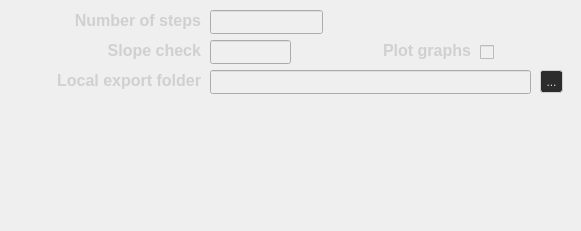
       <widget class="QWidget" name="widget_calib" native="true">
        <property name="enabled">
         <bool>true</bool>
        </property>
        <property name="geometry">
         <rect>
          <x>-10</x>
          <y>180</y>
          <width>581</width>
          <height>231</height>
         </rect>
        </property>
        <property name="styleSheet">
         <string notr="true">background-color: rgba(0, 0, 0,255
);</string>
        </property>
        <widget class="QLabel" name="settings_plot_graph_lable">
         <property name="geometry">
          <rect>
           <x>320</x>
           <y>30</y>
           <width>151</width>
           <height>41</height>
          </rect>
         </property>
         <property name="font">
          <font>
           <pointsize>12</pointsize>
           <bold>true</bold>
          </font>
         </property>
         <property name="layoutDirection">
          <enum>Qt::LeftToRight</enum>
         </property>
         <property name="styleSheet">
          <string notr="true">color: rgb(208, 208, 208);</string>
         </property>
         <property name="text">
          <string>Plot graphs</string>
         </property>
         <property name="alignment">
          <set>Qt::AlignRight|Qt::AlignTrailing|Qt::AlignVCenter</set>
         </property>
        </widget>
        <widget class="QCheckBox" name="calib_plot_graphs_check">
         <property name="enabled">
          <bool>false</bool>
         </property>
         <property name="geometry">
          <rect>
           <x>480</x>
           <y>40</y>
           <width>41</width>
           <height>25</height>
          </rect>
         </property>
         <property name="styleSheet">
          <string notr="true">color: rgb(208, 208, 208);</string>
         </property>
         <property name="text">
          <string/>
         </property>
        </widget>
        <widget class="QLineEdit" name="calib_export_folder_line">
         <property name="enabled">
          <bool>false</bool>
         </property>
         <property name="geometry">
          <rect>
           <x>210</x>
           <y>70</y>
           <width>321</width>
           <height>24</height>
          </rect>
         </property>
         <property name="styleSheet">
          <string notr="true">color: rgb(208, 208, 208);</string>
         </property>
        </widget>
        <widget class="QToolButton" name="calib_export_btn">
         <property name="enabled">
          <bool>false</bool>
         </property>
         <property name="geometry">
          <rect>
           <x>540</x>
           <y>70</y>
           <width>23</width>
           <height>23</height>
          </rect>
         </property>
         <property name="styleSheet">
          <string notr="true">border: 1px solid gray;
border-color:rgb(208,208,208);
border-radius: 3px;
color: rgb(208, 208, 208);
background-color: rgb(44, 44, 44);</string>
         </property>
         <property name="text">
          <string>...</string>
         </property>
        </widget>
        <widget class="QLabel" name="settings_calib_export_label">
         <property name="geometry">
          <rect>
           <x>30</x>
           <y>60</y>
           <width>171</width>
           <height>41</height>
          </rect>
         </property>
         <property name="font">
          <font>
           <pointsize>12</pointsize>
           <bold>true</bold>
          </font>
         </property>
         <property name="layoutDirection">
          <enum>Qt::LeftToRight</enum>
         </property>
         <property name="styleSheet">
          <string notr="true">color: rgb(208, 208, 208);</string>
         </property>
         <property name="text">
          <string>Local export folder</string>
         </property>
         <property name="alignment">
          <set>Qt::AlignRight|Qt::AlignTrailing|Qt::AlignVCenter</set>
         </property>
        </widget>
        <widget class="QLabel" name="settings_opt_slope_label">
         <property name="geometry">
          <rect>
           <x>60</x>
           <y>40</y>
           <width>141</width>
           <height>21</height>
          </rect>
         </property>
         <property name="font">
          <font>
           <pointsize>12</pointsize>
           <bold>true</bold>
          </font>
         </property>
         <property name="layoutDirection">
          <enum>Qt::LeftToRight</enum>
         </property>
         <property name="styleSheet">
          <string notr="true">color: rgb(208, 208, 208);</string>
         </property>
         <property name="text">
          <string>Slope check</string>
         </property>
         <property name="alignment">
          <set>Qt::AlignRight|Qt::AlignTrailing|Qt::AlignVCenter</set>
         </property>
        </widget>
        <widget class="QLineEdit" name="calib_opt_slope_line">
         <property name="enabled">
          <bool>false</bool>
         </property>
         <property name="geometry">
          <rect>
           <x>210</x>
           <y>40</y>
           <width>81</width>
           <height>24</height>
          </rect>
         </property>
         <property name="styleSheet">
          <string notr="true">color: rgb(208, 208, 208);</string>
         </property>
         <property name="text">
          <string/>
         </property>
         <property name="alignment">
          <set>Qt::AlignRight|Qt::AlignTrailing|Qt::AlignVCenter</set>
         </property>
        </widget>
        <widget class="QLineEdit" name="calib_number_of_steps_line">
         <property name="enabled">
          <bool>false</bool>
         </property>
         <property name="geometry">
          <rect>
           <x>210</x>
           <y>10</y>
           <width>113</width>
           <height>24</height>
          </rect>
         </property>
         <property name="styleSheet">
          <string notr="true">color: rgb(208, 208, 208);</string>
         </property>
        </widget>
        <widget class="QLabel" name="settings_opt_slope_label_2">
         <property name="geometry">
          <rect>
           <x>60</x>
           <y>10</y>
           <width>141</width>
           <height>21</height>
          </rect>
         </property>
         <property name="font">
          <font>
           <pointsize>12</pointsize>
           <bold>true</bold>
          </font>
         </property>
         <property name="layoutDirection">
          <enum>Qt::LeftToRight</enum>
         </property>
         <property name="styleSheet">
          <string notr="true">color: rgb(208, 208, 208);</string>
         </property>
         <property name="text">
          <string>Number of steps</string>
         </property>
         <property name="alignment">
          <set>Qt::AlignRight|Qt::AlignTrailing|Qt::AlignVCenter</set>
         </property>
        </widget>
       </widget>
